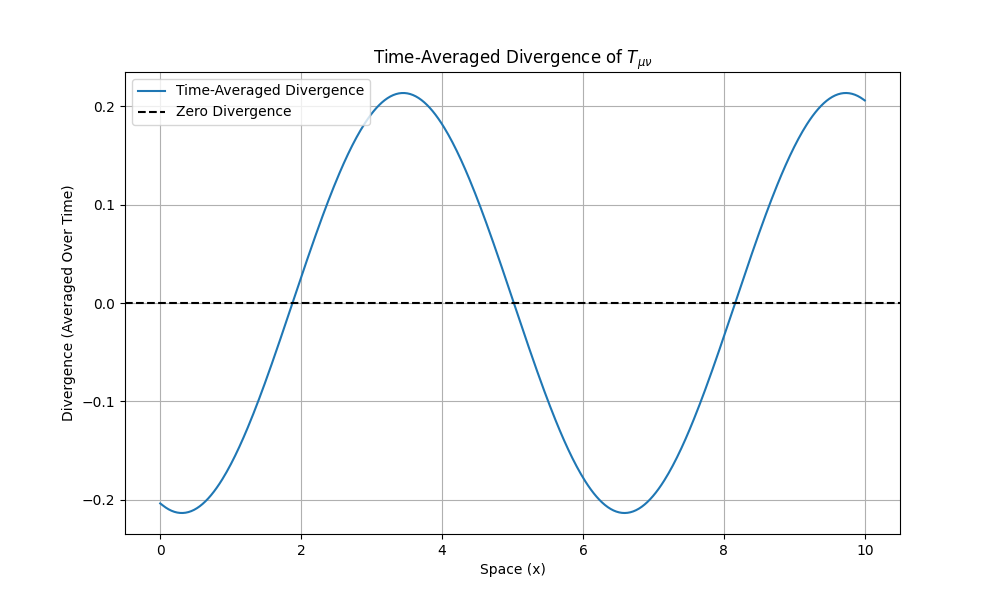

This chart was generated by the following Python code:
import numpy as np
import matplotlib.pyplot as plt

# Constants
gamma = 0.1  # Damping factor
omega = 2.0  # Base frequency
k = 1.0      # Spatial wave number
rho_n = 1.0  # Base energy density for n = 1
n_max = 10   # Number of terms in the summation
time = np.linspace(0, 10, 500)  # Time array
x = np.linspace(0, 10, 500)     # Space array

# Initialize T_mu_nu components as 2D arrays
T_time = np.zeros((len(time), len(x)))  # Position-dependent energy density
T_space = np.zeros((len(time), len(x)))  # Position-dependent energy density

# Compute the damped oscillatory term
for n in range(1, n_max + 1):
    # Oscillatory term with damping
    T_time += (rho_n / n**2) * np.exp(-gamma * time[:, None]) * np.cos(n * omega * time[:, None] + k * x[None, :])
    T_space += (rho_n / n**2) * np.exp(-gamma * time[:, None]) * np.cos(n * omega * time[:, None] + k * x[None, :])

# Time and spatial derivatives
T_time_derivative = np.gradient(T_time, time, axis=0)  # Derivative with respect to time
T_space_derivative = np.gradient(T_space, x, axis=1)  # Derivative with respect to space

# Total divergence
divergence = T_time_derivative + T_space_derivative

# Time-averaged divergence
time_averaged_divergence = np.mean(divergence, axis=0)

# Plot divergence map
plt.figure(figsize=(10, 6))
plt.imshow(divergence, extent=[x.min(), x.max(), time.min(), time.max()], aspect='auto', origin='lower', cmap='coolwarm')
plt.colorbar(label="Divergence")
plt.title("Divergence of $T_{\\mu\\nu}$ Over Time and Space")
plt.xlabel("Space (x)")
plt.ylabel("Time (t)")
plt.show()

# Plot time-averaged divergence
plt.figure(figsize=(10, 6))
plt.plot(x, time_averaged_divergence, label="Time-Averaged Divergence")
plt.axhline(0, color="black", linestyle="--", label="Zero Divergence")
plt.title("Time-Averaged Divergence of $T_{\\mu\\nu}$")
plt.xlabel("Space (x)")
plt.ylabel("Divergence (Averaged Over Time)")
plt.legend()
plt.grid()
plt.show()
